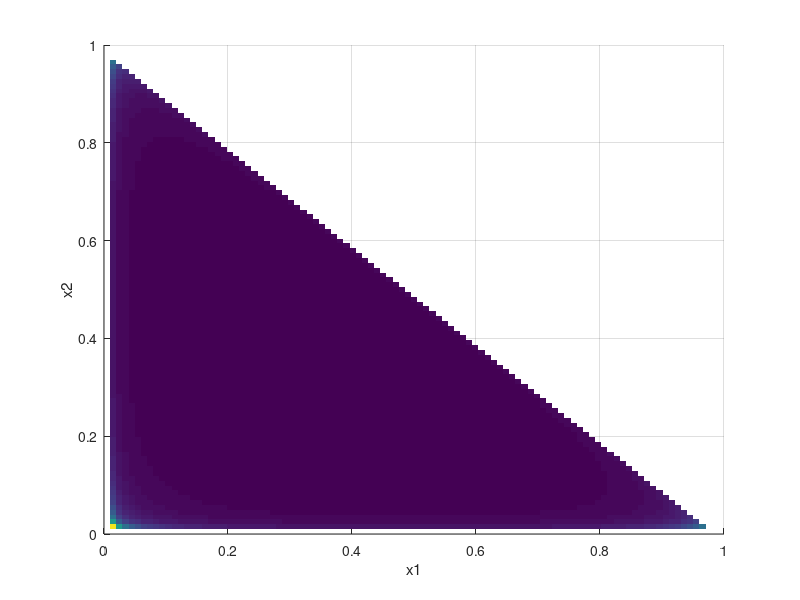

This figure's MATLAB source:
alpha = [0.1 0.1 0.1];
x1 = linspace(0.01, 1, 101);
x2 = linspace(0.01, 1, 101);
[X1, X2] = ndgrid(x1, x2);
X3 = 1 - X1 - X2;
bad = (X1 + X2 > 1);
X1(bad) = NaN;
X2(bad) = NaN;
X3(bad) = NaN;

betaConst = exp(sum(gammaln(alpha))-gammaln(sum(alpha)));
F = (X1.^(alpha(1)-1) .* X2.^(alpha(2)-1) .* X3.^(alpha(3)-1)) / betaConst;

figure, surf(X1, X2, F, 'EdgeColor', 'none');
xlabel('x1');
ylabel('x2');
zlabel('f(x1, x2, 1-x1-x2)');
view(2);
pause

r = gamrnd(repmat(alpha, 10, 1), 1, 10, length(alpha));
p = r ./ repmat(sum(r,2), 1, length(alpha));
round(p*100) ./ 100